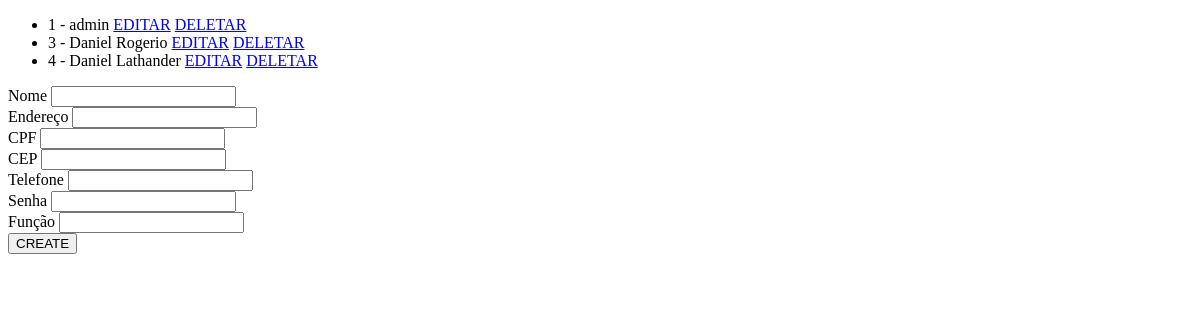
Before: /CRUDfuncionario/ with the older database file.
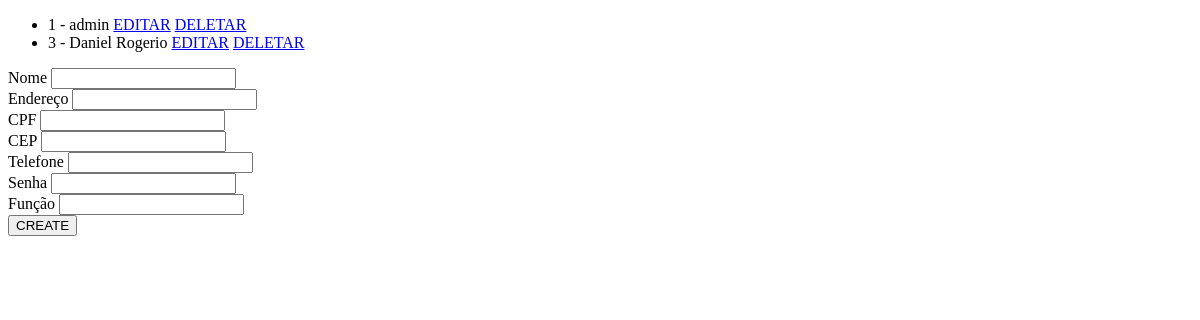
After: the same page with the newer database file.
### CRUDfuncionario/models.py (models this page shows, shortened)
class Funcionario(AbstractUser):
    idFuncionario = models.AutoField(primary_key=True)
    nivelDeAcesso = models.IntegerField(default=1)
    enderecoFuncionario = models.CharField(max_length=30)
    CPF = models.CharField(max_length=11)
    CEP = models.CharField(max_length=8)
    telefone = models.CharField(max_length=20)
    funcao = models.CharField(max_length=30)
    username = models.CharField(max_length=30,default='default_username', unique=True)
    password = models.CharField(max_length=100, default='default_password')

### CRUDfuncionario/views.py (the view)
# urls.py: path('', home),
def home(request):
    funcionarios = Funcionario.objects.all()
    return render(request, "index.html", {"funcionarios": funcionarios})

### CRUDfuncionario/templates/index.html (shortened to what this page needs)
<!DOCTYPE html>
<html lang = "en">
    <head>
    </html>
    <body>
        <ul>
            {% for funcionario in funcionarios %}
            <li>{{ funcionario.idFuncionario}} - {{funcionario.username}}
                <a href="{% url 'editar' funcionario.idFuncionario %}">EDITAR</a>
                <a href="{% url 'delete' funcionario.idFuncionario %}">DELETAR</a></li>
            {% endfor %}
        </ul>
        <form action = "{% url 'salvarFuncionario' %}" method = "POST">
            <label> Nome
                <input type="text",maxlength="30", name="username"><br>
                Endereço
                <input type="text", maxlength="30" name="enderecoFuncionario"><br>
                CPF
                <input type="text", maxlength="11" name="CPF"><br>
                CEP
                <input type="text", maxlength="8" name="CEP"><br>
                Telefone
                <input type="text", maxlength="20" name="telefone"><br>
                Senha
                <input type="text", maxlength="30" name="password"><br>
                Função
                <input type="text", maxlength="30" name="funcao"><br>
            </label>
            <button type="submit">CREATE</button>
        </form>
    </body>
</html>

Changed rows visible on the page:
removed Funcionario: idFuncionario "4", username "Daniel Lathander"
